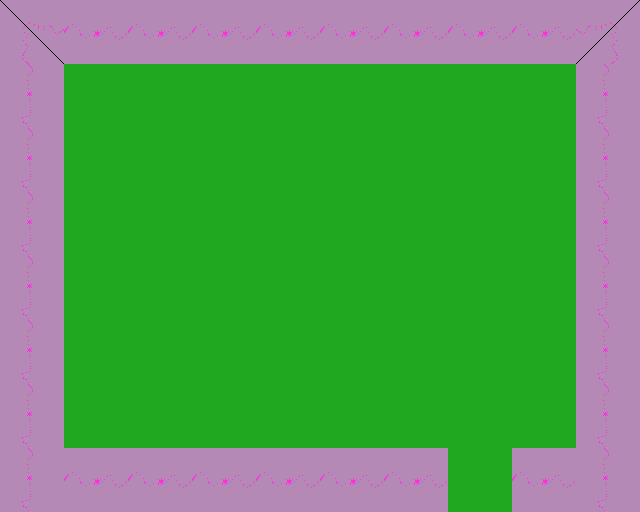

Rendered tile map (Tiled .tmx) drawn with the repository's tilesets; below, a short description and the map source with its tile grids summarised:
An orthogonal 10x8 tile map with 64x64 px tiles, 1 tile layer (Tile Layer 1).

<map version="1.0" orientation="orthogonal" width="10" height="8" tilewidth="64" tileheight="64">
 <tileset firstgid="1" name="tileset" tilewidth="64" tileheight="64">
  <image source="../tileset.png" width="320" height="320" />
  <tile id="0">
   <properties>
    <property name="components" value="Solid" />
   </properties>
  </tile>
  <tile id="1">
   <properties>
    <property name="components" value="Solid" />
   </properties>
  </tile>
  <tile id="2">
   <properties>
    <property name="components" value="Solid" />
   </properties>
  </tile>
  <tile id="5">
   <properties>
    <property name="components" value="Solid" />
   </properties>
  </tile>
  <tile id="6">
   <properties>
    <property name="components" value="Solid" />
   </properties>
  </tile>
  <tile id="7">
   <properties>
    <property name="components" value="Solid" />
   </properties>
  </tile>
  <tile id="10">
   <properties>
    <property name="components" value="Solid" />
   </properties>
  </tile>
  <tile id="11">
   <properties>
    <property name="components" value="Solid" />
   </properties>
  </tile>
  <tile id="12">
   <properties>
    <property name="components" value="Floor" />
   </properties>
  </tile>
  <tile id="14">
   <properties>
    <property name="components" value="Solid" />
   </properties>
  </tile>
  <tile id="16">
   <properties>
    <property name="components" value="Solid" />
   </properties>
  </tile>
  <tile id="18">
   <properties>
    <property name="components" value="Solid" />
   </properties>
  </tile>
 </tileset>
 <layer name="Tile Layer 1" width="10" height="8">
  <data>[80 cells, 80 non-empty, 5 distinct tile ids]</data>
 </layer>
</map>
